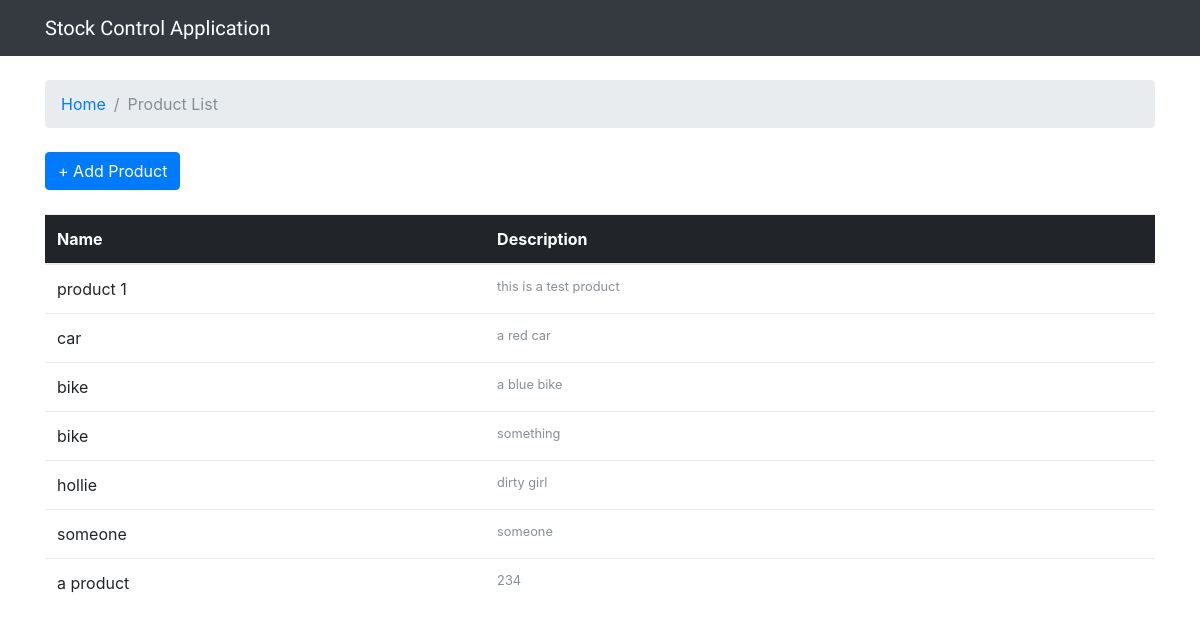
Page /list on the committed database.
### stockcontrol/models.py (models this page shows, shortened)
class Product(models.Model):
    name = models.CharField(max_length=30)
    description = models.CharField(max_length=100)
    SKU = models.CharField(max_length=10, unique='true')

### stockcontrol/views.py (the view)
# urls.py: url(r'^list', views.product_list, name='product_list'),
def product_list(request):
    products = Product.objects.all()
    return render(request, 'product_list.html', {'products': products})

### templates/product_list.html
{% extends 'base.html' %}
{% block breadcrumb %}
  <li class="breadcrumb-item"><a href="{% url 'home' %}">Home</a></li>
  <li class="breadcrumb-item active">Product List</li>
{% endblock %}
{% block content %}
  <div class="mb-4">
    <a href="{% url 'new_product' %}" class="btn btn-primary">+ Add Product</a>
  </div>
  <table class="table">
    <thead class="thead-inverse">
      <tr>
        <th>Name</th>
        <th>Description</th>
      </tr>
    </thead>
    <tbody>
      {% for product in products %}
        <tr>
          <td>
            {{ product.name }}
          </td>
          <td>
              <small class="text-muted d-block">{{ product.description }}</small>
          </td>
        </tr>
      {% endfor %}
    </tbody>
  </table>
{% endblock %}

### rows in the picture
Product: name "product 1", description "this is a test product"
Product: name "car", description "a red car"
Product: name "bike", description "a blue bike"
Product: name "bike", description "something"
Product: name "hollie", description "dirty girl"
Product: name "someone", description "someone"
Product: name "a product", description "234"
